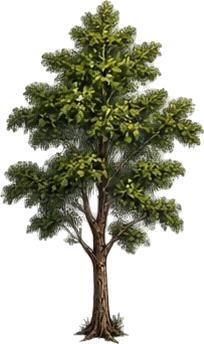
#> input picture assets/props/ash.webp, 204 x 344 px; its folder holds only this picture in this run
$ python import_props.py ../assets/props/ash.webp
#> lines starting #> are read from the running program, lines starting #| are printed output that depends on the picture; after the words box and inside, x2 and y2 are one past the last pixel; in counts of white or black regions, pixels touching at a corner belong together
### tools-static/bg.py
# Удаление «нарисованного» шахматного/белого фона, если ChatGPT не дал настоящую прозрачность.
import numpy as np
from PIL import Image, ImageFilter
from scipy import ndimage

def to_rgba(path):
#> called with path = '../assets/props/ash.webp'
    im = Image.open(path)
#> im is the input picture: PIL image 204x344 RGBA; mean R, G, B, A 35.5, 37.1, 12.3, 98.3
    if im.mode == "RGBA" and (np.array(im)[:, :, 3] < 24).mean() > 0.2:
        return im
    rgb = np.array(im.convert("RGB")).astype(np.int16)
    mx, mn = rgb.max(2), rgb.min(2)
    bgish = ((mx - mn) < 14) & (mx > 170)          # светлые серые/белые клетки
    lab, n = ndimage.label(bgish)
    border = set(np.unique(np.concatenate([lab[0], lab[-1], lab[:, 0], lab[:, -1]]))) - {0}
    bg = np.isin(lab, list(border))
    # замкнутые участки шахматки (например, внутри натянутого лука): смесь светлых и серых клеток
    val = mx
    for i, sl in enumerate(ndimage.find_objects(lab)):
        k = i + 1
        if k in border or sl is None: continue
        m = lab[sl] == k
        n = m.sum()
        if n < 300: continue
        v = val[sl][m]
        sub = val[sl]
        alt = ((np.abs(np.diff(sub, axis=1)) > 25) & m[:, 1:] & m[:, :-1]).sum() / n  # чередование клеток
        if (v >= 248).mean() > 0.25 and alt > 0.05: bg[sl] |= m
    bg = ndimage.binary_opening(bg, iterations=1)
    alpha = np.where(bg, 0, 255).astype(np.uint8)
    a = Image.fromarray(alpha).filter(ImageFilter.MinFilter(3)).filter(ImageFilter.GaussianBlur(0.7))
    out = Image.fromarray(rgb.astype(np.uint8)).convert("RGBA"); out.putalpha(a)
    return out

### tools-static/slice.py
# Нарезка листа спрайтов (прозрачный фон) на отдельные объекты.
import sys, json
from PIL import Image, ImageDraw
import numpy as np
from scipy import ndimage

def slice_sheet(path, min_px=400, dilate=6):
    sys.path.insert(0, __import__("os").path.dirname(__file__))
    from bg import to_rgba
    im = to_rgba(path)
    a = np.array(im)[:, :, 3] > 24
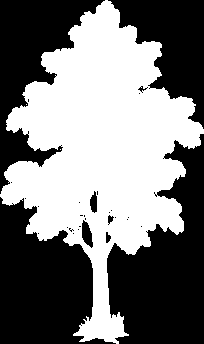
#> a: shape (344, 204) bool; 47.5% white; 3 white regions (2 under 20 px), largest, box (x1, y1, x2, y2) and area: (0, 0, 204, 344) 33349
    mask = ndimage.binary_dilation(a, iterations=dilate)
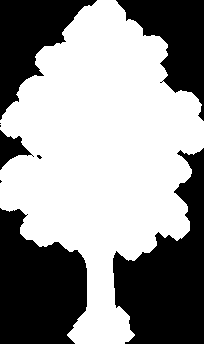
#> mask: shape (344, 204) bool; 58.2% white; 9 black regions (4 under 20 px), largest, box (x1, y1, x2, y2) and area: (113, 148, 204, 344) 9854, (0, 208, 87, 344) 8858, (0, 0, 97, 120) 5136, (116, 0, 204, 121) 4897, (0, 130, 34, 170) 592
    lab, n = ndimage.label(mask)
#> n = 1
    out = []
    for i, sl in enumerate(ndimage.find_objects(lab)):
        ys, xs = sl
        sub = (lab[ys, xs] == i + 1) & a[ys, xs]
        if sub.sum() < min_px: continue
        crop = np.array(im)[ys, xs].copy()
        crop[:, :, 3] = np.where(sub, crop[:, :, 3], 0)
        # обрезка до непрозрачных пикселей
        yy, xx = np.where(crop[:, :, 3] > 8)
        crop = crop[yy.min():yy.max() + 1, xx.min():xx.max() + 1]
        out.append(dict(x=xs.start + int(xx.min()), y=ys.start + int(yy.min()), img=Image.fromarray(crop)))
#> this loop made 1 pass
#> after the loop, out = 1 item
    out.sort(key=lambda o: (o["y"] // 150, o["x"]))
    return out

# [10 lines that do not run on import are left out]

### tools-static/import_props.py
# Нарезает лист объектов деревни и раскладывает спрайты в assets/props + manifest.json.
import json, sys, os
sys.path.insert(0, os.path.dirname(__file__))
from slice import slice_sheet

NAMES = ["house_big", "house_thatch", "well", "pine", "oak", "deadtree", "bush", "boulder", "lantern", "fence", "barrel", "crate", "rock", "cart", "stall", "stump"]
# какие игровые объекты заменяет каждый спрайт и их ширина в мире (px)
USE = {
  "house_big": [("tavern_0", 360), ("smithy_0", 300), ("shop_0", 280), ("house_0", 270)],
  "house_thatch": [("house_1", 260), ("herbhut_0", 240), ("hut_0", 220)],
  "well": [("well_0", 110)], "pine": [("pine_0", 150), ("pine_1", 135), ("pine_2", 160), ("pine_3", 145)],
  "oak": [("oak_0", 200), ("oak_1", 185), ("oak_2", 215)], "deadtree": [("deadtree_0", 150), ("deadtree_1", 140), ("deadtree_2", 165)],
  "bush": [("bush_0", 80), ("bush_1", 72), ("bush_2", 88)], "boulder": [("boulder_0", 130), ("boulder_1", 115)],
  "lantern": [("lantern_0", 52)], "fence": [("fence_0", 95)], "barrel": [("barrel_0", 40)], "crate": [("crate_0", 50)],
  "rock": [("rock_0", 75), ("rock_1", 65), ("rock_2", 85)], "cart": [("cart_0", 150)], "stall": [("stall_0", 150), ("stall_1", 150)], "stump": [("stump_0", 60)],
}
sheet = sys.argv[1]
parts = slice_sheet(sheet)
#> parts = 1 item
#> (the run stopped early here; a loop or call above may not have finished)

$ run again, on assets/props/boat.webp
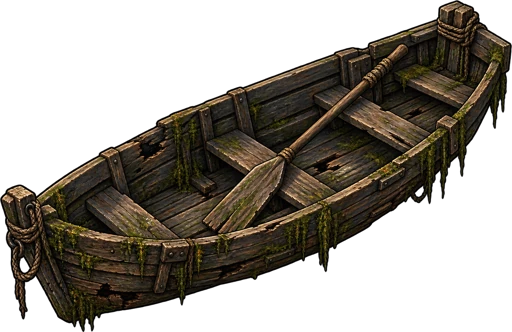
#> input picture assets/props/boat.webp, 512 x 332 px
#> in to_rgba, im is the input picture: PIL image 512x332 RGBA; mean R, G, B, A 28.4, 23.4, 15.8, 123.1
#> in slice_sheet, `a = np.array(im)[:, :, 3] > 24`:
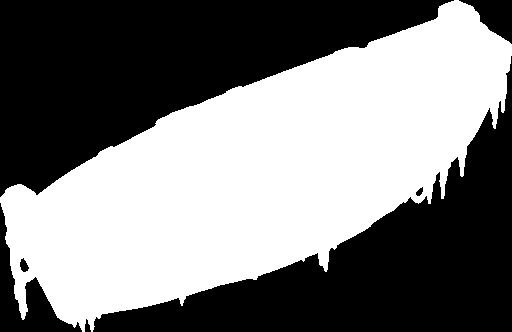
#> a: shape (332, 512) bool; 49.3% white; 1 white region, box (x1, y1, x2, y2) and area: (0, 0, 512, 332) 83841
#> in slice_sheet, `mask = ndimage.binary_dilation(a, iterations=dilate)`:
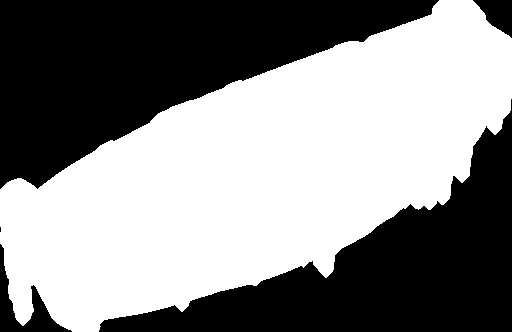
#> mask: shape (332, 512) bool; 54.2% white; 5 black regions (1 under 20 px), largest, box (x1, y1, x2, y2) and area: (0, 0, 439, 189) 42004, (99, 99, 512, 332) 33189, (0, 244, 72, 332) 1712, (473, 0, 512, 38) 862
#> n = 1
#> the loop in slice_sheet, `for i, sl in enumerate(ndimage.find_objects(lab)):` made 1 pass
#> after the loop in slice_sheet, `for i, sl in enumerate(ndimage.find_objects(lab)):`: out = 1 item

$ run again, on assets/props/boulder.webp
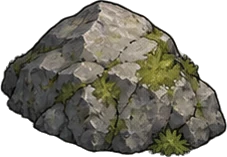
#> input picture assets/props/boulder.webp, 227 x 157 px
#> in to_rgba, im is the input picture: PIL image 227x157 RGBA; mean R, G, B, A 69.1, 66.7, 56.6, 167.7
#> in slice_sheet, `a = np.array(im)[:, :, 3] > 24`:
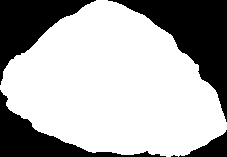
#> a: shape (157, 227) bool; 67.9% white; 5 black regions (1 under 20 px), largest, box (x1, y1, x2, y2) and area: (108, 0, 227, 122) 5004, (0, 0, 96, 85) 3167, (0, 90, 166, 157) 2712, (179, 130, 227, 157) 559
#> in slice_sheet, `mask = ndimage.binary_dilation(a, iterations=dilate)`:
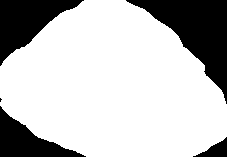
#> mask: shape (157, 227) bool; 75.1% white; 5 black regions (1 under 20 px), largest, box (x1, y1, x2, y2) and area: (126, 0, 227, 104) 4143, (0, 0, 84, 66) 2568, (0, 106, 86, 157) 1828, (193, 137, 227, 157) 318
#> n = 1
#> the loop in slice_sheet, `for i, sl in enumerate(ndimage.find_objects(lab)):` made 1 pass
#> after the loop in slice_sheet, `for i, sl in enumerate(ndimage.find_objects(lab)):`: out = 1 item
